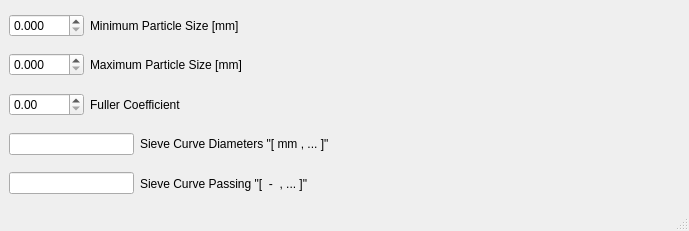
<?xml version="1.0" encoding="UTF-8"?>
<ui version="4.0">
 <class>MainWindow</class>
 <widget class="QMainWindow" name="MainWindow">
  <property name="geometry">
   <rect>
    <x>0</x>
    <y>0</y>
    <width>689</width>
    <height>231</height>
   </rect>
  </property>
  <property name="sizePolicy">
   <sizepolicy hsizetype="Expanding" vsizetype="Preferred">
    <horstretch>0</horstretch>
    <verstretch>0</verstretch>
   </sizepolicy>
  </property>
  <property name="windowTitle">
   <string>MainWindow</string>
  </property>
  <widget class="QWidget" name="centralwidget">
   <property name="sizePolicy">
    <sizepolicy hsizetype="Expanding" vsizetype="Expanding">
     <horstretch>0</horstretch>
     <verstretch>0</verstretch>
    </sizepolicy>
   </property>
   <layout class="QVBoxLayout" name="verticalLayout">
    <item>
     <layout class="QHBoxLayout" name="horizontalLayout">
      <item>
       <widget class="QDoubleSpinBox" name="minPar">
        <property name="sizePolicy">
         <sizepolicy hsizetype="Fixed" vsizetype="Fixed">
          <horstretch>0</horstretch>
          <verstretch>0</verstretch>
         </sizepolicy>
        </property>
        <property name="minimumSize">
         <size>
          <width>75</width>
          <height>0</height>
         </size>
        </property>
        <property name="suffix">
         <string/>
        </property>
        <property name="decimals">
         <number>3</number>
        </property>
        <property name="singleStep">
         <double>0.100000000000000</double>
        </property>
       </widget>
      </item>
      <item>
       <widget class="QLabel" name="label_9">
        <property name="text">
         <string>Minimum Particle Size [mm]</string>
        </property>
       </widget>
      </item>
     </layout>
    </item>
    <item>
     <layout class="QHBoxLayout" name="horizontalLayout_2">
      <item>
       <widget class="QDoubleSpinBox" name="maxPar">
        <property name="sizePolicy">
         <sizepolicy hsizetype="Fixed" vsizetype="Fixed">
          <horstretch>0</horstretch>
          <verstretch>0</verstretch>
         </sizepolicy>
        </property>
        <property name="minimumSize">
         <size>
          <width>75</width>
          <height>0</height>
         </size>
        </property>
        <property name="suffix">
         <string/>
        </property>
        <property name="decimals">
         <number>3</number>
        </property>
        <property name="singleStep">
         <double>0.100000000000000</double>
        </property>
       </widget>
      </item>
      <item>
       <widget class="QLabel" name="label_10">
        <property name="text">
         <string>Maximum Particle Size [mm]</string>
        </property>
       </widget>
      </item>
     </layout>
    </item>
    <item>
     <layout class="QHBoxLayout" name="horizontalLayout_3">
      <item>
       <widget class="QDoubleSpinBox" name="fullerCoef">
        <property name="sizePolicy">
         <sizepolicy hsizetype="Fixed" vsizetype="Fixed">
          <horstretch>0</horstretch>
          <verstretch>0</verstretch>
         </sizepolicy>
        </property>
        <property name="minimumSize">
         <size>
          <width>75</width>
          <height>0</height>
         </size>
        </property>
        <property name="suffix">
         <string/>
        </property>
        <property name="maximum">
         <double>1.000000000000000</double>
        </property>
        <property name="singleStep">
         <double>0.010000000000000</double>
        </property>
       </widget>
      </item>
      <item>
       <widget class="QLabel" name="label_5">
        <property name="text">
         <string>Fuller Coefficient</string>
        </property>
       </widget>
      </item>
     </layout>
    </item>
    <item>
     <layout class="QHBoxLayout" name="horizontalLayout_4">
      <item>
       <widget class="QLineEdit" name="sieveDiameters">
        <property name="enabled">
         <bool>true</bool>
        </property>
        <property name="sizePolicy">
         <sizepolicy hsizetype="Fixed" vsizetype="Fixed">
          <horstretch>0</horstretch>
          <verstretch>0</verstretch>
         </sizepolicy>
        </property>
        <property name="minimumSize">
         <size>
          <width>125</width>
          <height>0</height>
         </size>
        </property>
        <property name="maximumSize">
         <size>
          <width>125</width>
          <height>16777215</height>
         </size>
        </property>
        <property name="inputMask">
         <string/>
        </property>
        <property name="placeholderText">
         <string/>
        </property>
       </widget>
      </item>
      <item>
       <widget class="QLabel" name="label_6">
        <property name="text">
         <string>Sieve Curve Diameters &quot;[ mm , ... ]&quot;</string>
        </property>
       </widget>
      </item>
     </layout>
    </item>
    <item>
     <layout class="QHBoxLayout" name="horizontalLayout_5">
      <item>
       <widget class="QLineEdit" name="sievePassing">
        <property name="enabled">
         <bool>true</bool>
        </property>
        <property name="minimumSize">
         <size>
          <width>125</width>
          <height>0</height>
         </size>
        </property>
        <property name="maximumSize">
         <size>
          <width>125</width>
          <height>16777215</height>
         </size>
        </property>
        <property name="inputMask">
         <string/>
        </property>
        <property name="placeholderText">
         <string/>
        </property>
       </widget>
      </item>
      <item>
       <widget class="QLabel" name="label_7">
        <property name="text">
         <string>Sieve Curve Passing &quot;[  -  , ... ]&quot;</string>
        </property>
       </widget>
      </item>
     </layout>
    </item>
   </layout>
  </widget>
  <widget class="QMenuBar" name="menubar">
   <property name="geometry">
    <rect>
     <x>0</x>
     <y>0</y>
     <width>689</width>
     <height>21</height>
    </rect>
   </property>
  </widget>
  <widget class="QStatusBar" name="statusbar"/>
 </widget>
 <resources/>
 <connections/>
</ui>
